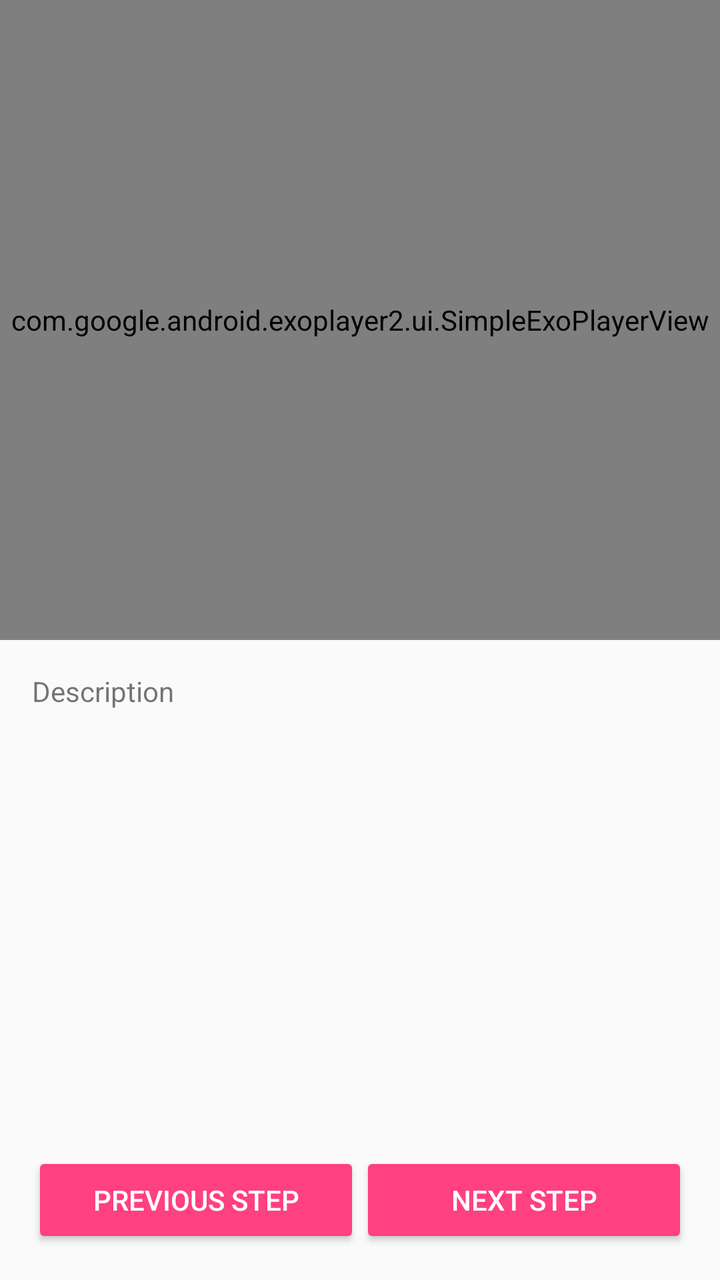
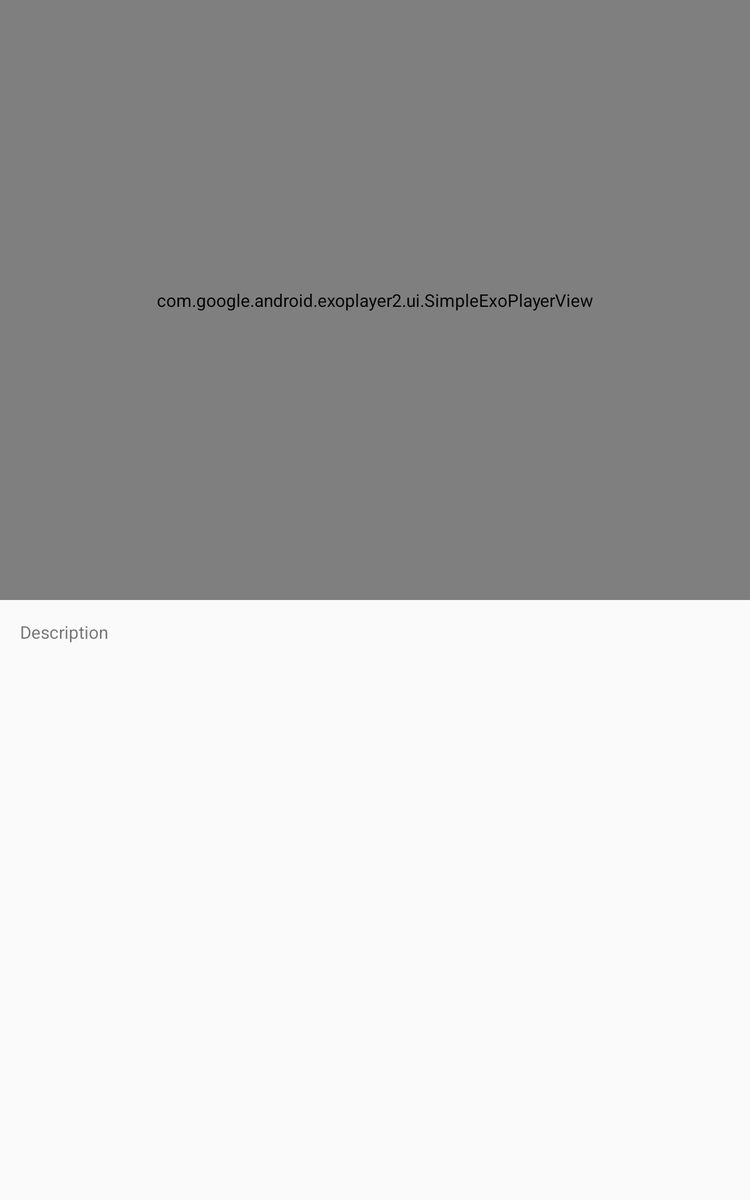

An Android layout and its configuration variant, each rendered on a device that would load it. The default file and the variant file are quoted in full after the pictures.
<!-- AndroidManifest.xml: application theme AppTheme -->
<!-- res/layout/fragment_step_details.xml -->
<?xml version="1.0" encoding="utf-8"?>
<LinearLayout xmlns:android="http://schemas.android.com/apk/res/android"
    xmlns:tools="http://schemas.android.com/tools"
    android:layout_width="match_parent"
    android:layout_height="match_parent"
    android:orientation="vertical">

    <com.google.android.exoplayer2.ui.SimpleExoPlayerView
        android:id="@+id/playerView"
        android:layout_width="match_parent"
        android:layout_height="0dp"
        android:layout_weight="1" />

    <RelativeLayout
        android:layout_width="match_parent"
        android:layout_height="0dp"
        android:layout_weight="1"
        android:orientation="vertical"
        android:padding="@dimen/padding_default">

        <ScrollView
            android:id="@+id/scroll"
            android:layout_width="match_parent"
            android:layout_height="wrap_content"
            android:layout_above="@+id/buttons_container"
            android:layout_alignParentTop="true">


            <TextView
                android:id="@+id/description"
                android:layout_width="match_parent"
                android:layout_height="wrap_content"
                tools:text="Description" />

        </ScrollView>

        <LinearLayout
            android:id="@id/buttons_container"
            android:layout_width="match_parent"
            android:layout_height="48dp"
            android:layout_alignParentBottom="true"
            android:orientation="horizontal">

            <Button
                android:id="@+id/button_previousStep"
                style="@style/Widget.AppCompat.Button.Colored"
                android:layout_width="0dp"
                android:layout_height="wrap_content"
                android:layout_weight="1"
                android:text="@string/button_previous_step" />

            <Button
                android:id="@+id/button_nextStep"
                style="@style/Widget.AppCompat.Button.Colored"
                android:layout_width="0dp"
                android:layout_height="wrap_content"
                android:layout_weight="1"
                android:text="@string/button_next_step" />
        </LinearLayout>

    </RelativeLayout>


</LinearLayout>
<!-- resources referenced by this layout -->
<resources>
  <dimen name="padding_default">16dp</dimen>
  <string name="button_next_step">Next Step</string>
  <string name="button_previous_step">Previous Step</string>
  <style name="AppTheme" parent="Theme.AppCompat.Light.NoActionBar">
          <item name="colorPrimary">@color/colorPrimary</item>
          <item name="colorPrimaryDark">@color/colorPrimaryDark</item>
          <item name="colorAccent">@color/colorAccent</item>
      </style>
  <color name="colorPrimary">#3F51B5</color>
  <color name="colorPrimaryDark">#303F9F</color>
  <color name="colorAccent">#FF4081</color>
</resources>
<!-- res/layout-sw600dp/fragment_step_details.xml (the repository's variant of the layout above) -->
<!-- drawn on a 7-inch tablet held upright -->
<?xml version="1.0" encoding="utf-8"?>
<LinearLayout xmlns:android="http://schemas.android.com/apk/res/android"
    xmlns:tools="http://schemas.android.com/tools"
    android:layout_width="match_parent"
    android:layout_height="match_parent"
    android:orientation="vertical">

    <com.google.android.exoplayer2.ui.SimpleExoPlayerView
        android:id="@+id/playerView"
        android:layout_width="match_parent"
        android:layout_height="0dp"
        android:layout_weight="1" />

    <ScrollView
        android:id="@+id/scroll"
        android:layout_width="match_parent"
        android:layout_height="0dp"
        android:layout_weight="1"
        android:padding="@dimen/padding_default">

        <TextView
            android:id="@+id/description"
            android:layout_width="match_parent"
            android:layout_height="wrap_content"
            tools:text="Description" />

    </ScrollView>

</LinearLayout>
<!-- resources referenced by the variant -->
<!-- as a 7-inch tablet held upright resolves them -->
<resources>
  <dimen name="padding_default">16dp</dimen>
  <style name="AppTheme" parent="Theme.AppCompat.Light.NoActionBar">
          <item name="colorPrimary">@color/colorPrimary</item>
          <item name="colorPrimaryDark">@color/colorPrimaryDark</item>
          <item name="colorAccent">@color/colorAccent</item>
      </style>
  <color name="colorPrimary">#3F51B5</color>
  <color name="colorPrimaryDark">#303F9F</color>
  <color name="colorAccent">#FF4081</color>
</resources>
